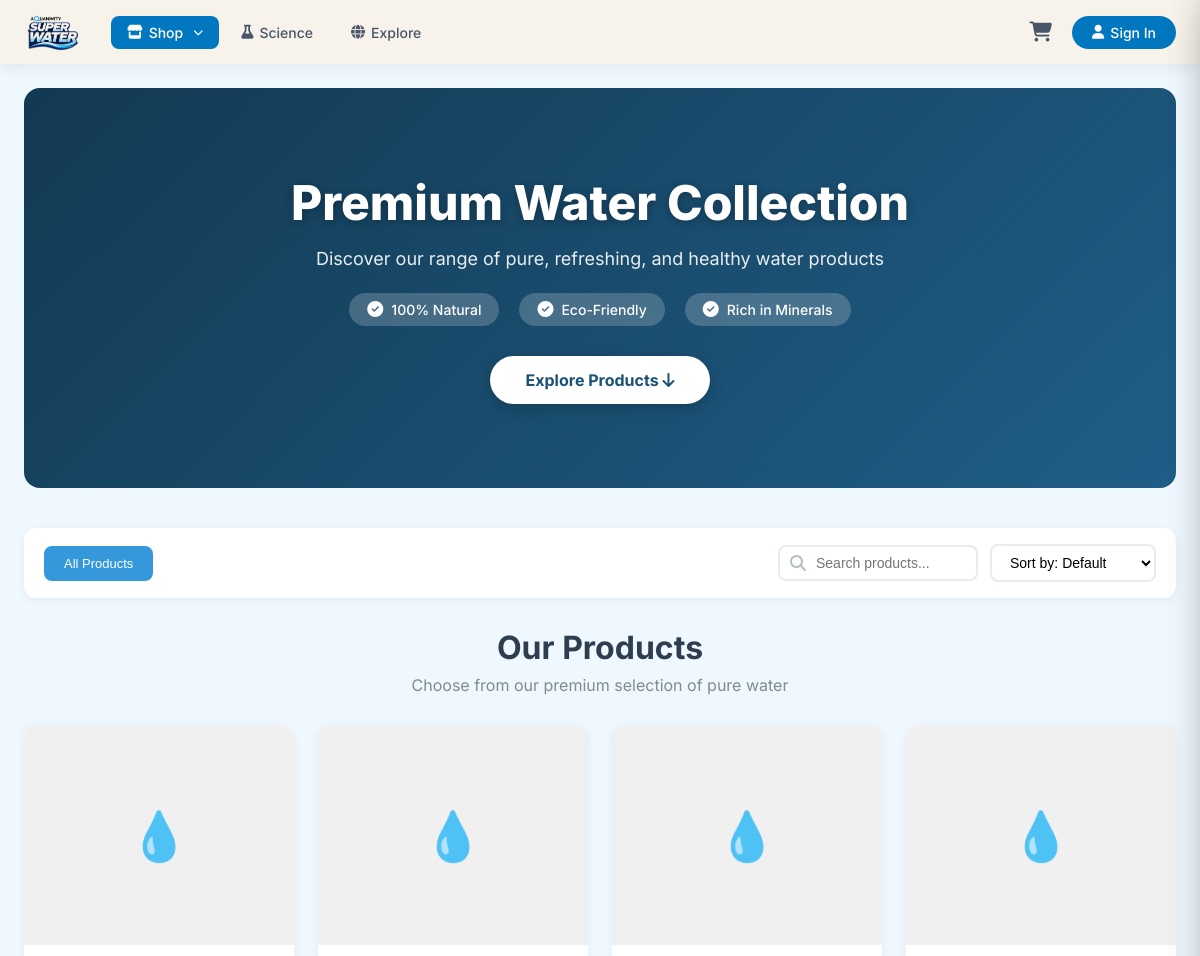
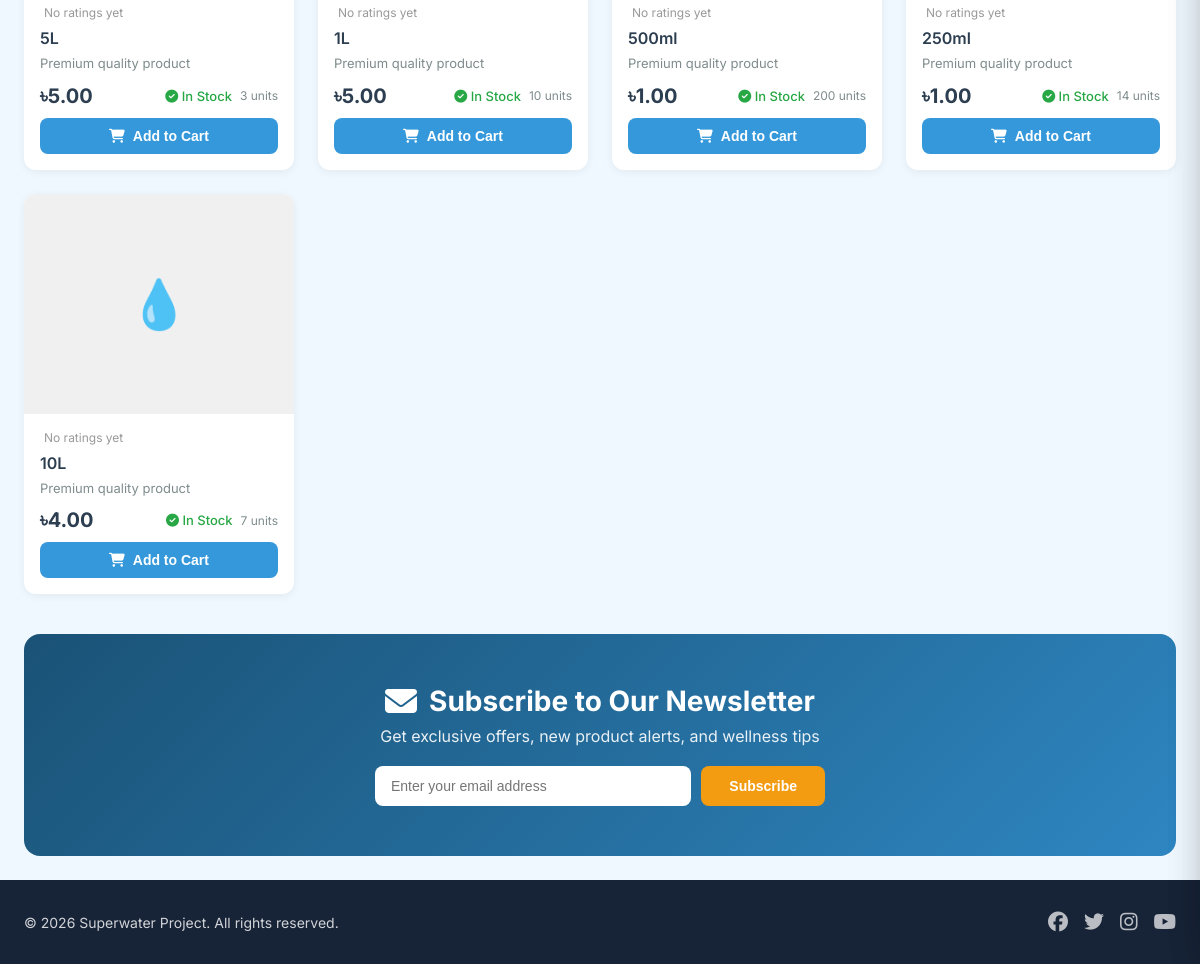
The app's page /shop/ with its own data (2 pictures, top to bottom).
### water_app/models.py (models this page shows, shortened)
class Product(models.Model):
    CATEGORY_CHOICES = [
        ('Filters', 'Filters'),
        ('Sensors', 'Sensors'),
        ('Purifiers', 'Purifiers'),
        ('Testing Kits', 'Testing Kits'),
        ('Softening Systems', 'Softening Systems'),
        ('Meters', 'Meters'),
        ('Pitchers', 'Pitchers'),
        ('Monitors', 'Monitors'),
    ]
    name = models.CharField(max_length=200)
    short_description = models.CharField(
        max_length=300,
        blank=True,
        null=True,
        help_text="Brief description shown in product cards and dropdown menus (max 300 chars)"
    )
    description = models.TextField(blank=True, null=True)
    price = models.DecimalField(max_digits=10, decimal_places=2, default=0)
    category = models.CharField(max_length=50, choices=CATEGORY_CHOICES, default='Filters')
    benefits = models.TextField(blank=True, null=True)
    rating = models.DecimalField(max_digits=3, decimal_places=2, default=0, blank=True, null=True)
    reviews = models.IntegerField(default=0, blank=True, null=True)
    stock_quantity = models.IntegerField(default=0)
    image = models.ImageField(upload_to='products/', blank=True, null=True)
    discount_price = models.DecimalField(max_digits=10, decimal_places=2, blank=True, null=True)
    discount_percentage = models.IntegerField(blank=True, null=True)
    special_offer = models.CharField(max_length=200, blank=True, null=True)
    is_on_sale = models.BooleanField(default=False)
    is_active = models.BooleanField(default=True)
    created_at = models.DateTimeField(auto_now_add=True)
    updated_at = models.DateTimeField(auto_now=True)

### water_app/views.py (the view)
# urls.py: path('shop/', views.shop, name='shop'),
def shop(request):
    products = Product.objects.filter(is_active=True)
    return render(request, 'shop.html', {
        'active_page': 'shop',
        'products': products
    })

### water_app/templates/shop.html (shortened to what this page needs)
{% extends 'base.html' %}
{% load static %}
{% block extra_css %}
<link rel="stylesheet" href="{% static 'css/shop.css' %}" />
{% endblock %}
{% block content %}
<section class="shop-hero">
    <div class="hero-overlay"></div>
    <div class="hero-content">
        <h1 class="hero-title">Premium Water Collection</h1>
        <p class="hero-subtitle">Discover our range of pure, refreshing, and healthy water products</p>
        <div class="hero-badges">
            <span class="badge"><i class="fas fa-check-circle"></i> 100% Natural</span>
            <span class="badge"><i class="fas fa-check-circle"></i> Eco-Friendly</span>
            <span class="badge"><i class="fas fa-check-circle"></i> Rich in Minerals</span>
        </div>
        <a href="#products" class="btn-hero">Explore Products <i class="fas fa-arrow-down"></i></a>
    </div>
</section>
<section class="shop-filters">
    <div class="filter-container">
        <div class="filter-left">
            <button class="filter-btn active" data-category="all">All Products</button>
        </div>
        <div class="filter-right">
            <div class="search-box">
                <i class="fas fa-search"></i>
                <input type="text" placeholder="Search products..." id="searchInput" />
            </div>
            <select class="sort-select" id="sortSelect">
                <option value="default">Sort by: Default</option>
            </select>
        </div>
    </div>
</section>
<section class="products-section" id="products">
    <div class="section-header">
        <h2 class="section-title">Our Products</h2>
        <p class="section-subtitle">Choose from our premium selection of pure water</p>
    </div>
    <div class="product-grid" id="productGrid">
        {% if products %}
            {% for product in products %}
            <div class="product-card"
                 data-category="{{ product.category|default:'Uncategorized' }}"
                 data-price="{% if product.is_on_sale %}{{ product.get_effective_price }}{% else %}{{ product.price }}{% endif %}"
                 data-original-price="{{ product.price }}"
                 data-discount="{% if product.is_on_sale %}{{ product.get_discount_amount }}{% else %}0{% endif %}"
                 data-stock="{{ product.stock_quantity|default:0 }}">
                <div class="product-image">
                    {% if product.image %}
                        <img src="{{ product.image.url }}" alt="{{ product.name }}" />
                    {% else %}
                        <div style="width:100%;height:100%;display:flex;align-items:center;justify-content:center;background:#f0f0f0;font-size:48px;color:#ccc;">
                            💧
                        </div>
                    {% endif %}
                </div>
                <div class="product-info">
                    <div class="product-rating">
                        {% with rating=product.rating|default:0|floatformat:"0"|add:"0" %}
                            {% if rating > 0 %}
                                {% for i in "12345"|make_list %}
                                    {% if forloop.counter <= rating %}
                                        <i class="fas fa-star"></i>
                                    {% elif forloop.counter <= rating|add:"1" and product.rating|floatformat:"1"|slice:"-1" >= "5" %}
                                        <i class="fas fa-star-half-alt"></i>
                                    {% else %}
                                        <i class="far fa-star"></i>
                                    {% endif %}
                                {% endfor %}
                                <span>({{ product.rating }})</span>
                                {% if product.reviews %}
                                <span class="reviews-count">{{ product.reviews }} reviews</span>
                                {% endif %}
                            {% else %}
                                <span style="color:#999;font-size:12px;">No ratings yet</span>
                            {% endif %}
                        {% endwith %}
                    </div>
                    <h3 class="product-name">{{ product.name }}</h3>
                    <p class="product-desc">{{ product.description|truncatechars:60|default:"Premium quality product" }}</p>
                    <div class="product-meta">
                        <div class="product-price-wrapper">
                            {% if product.is_on_sale %}
                                <span class="product-price discounted">
                                    ৳{{ product.get_effective_price|floatformat:2 }}
                                </span>
                                <span class="original-price">৳{{ product.price|floatformat:2 }}</span>
                                <span class="discount-badge">
                                    {% if product.discount_percentage %}
                                        Save {{ product.discount_percentage }}%
                                    {% else %}
                                        Save ৳{{ product.get_discount_amount|floatformat:2 }}
                                    {% endif %}
                                </span>
                            {% else %}
                                <span class="product-price">৳{{ product.price|floatformat:2 }}</span>
                            {% endif %}
                        </div>
                        <div class="product-stock-wrapper">
                            {% if product.stock_quantity and product.stock_quantity > 0 %}
                                <span class="product-stock in-stock">
                                    <i class="fas fa-check-circle"></i> In Stock
                                </span>
                                <span class="stock-quantity">{{ product.stock_quantity }} units</span>
                            {% else %}
                                <span class="product-stock out-of-stock">
                                    <i class="fas fa-times-circle"></i> Out of Stock
                                </span>
                            {% endif %}
                        </div>
                    </div>
                    {% if product.stock_quantity and product.stock_quantity > 0 and product.is_active %}
                    <button class="btn-add-cart"
                            data-product-id="{{ product.id }}"
                            data-product-name="{{ product.name }}"
                            data-product-price="{% if product.is_on_sale %}{{ product.get_effective_price }}{% else %}{{ product.price }}{% endif %}"
                            data-product-image="{% if product.image %}{{ product.image.url }}{% else %}/static/images/default-product.jpg{% endif %}"
                            data-stock="{{ product.stock_quantity }}"
                            data-special-offer="{{ product.special_offer|default:'' }}"
                            data-original-price="{{ product.price }}"
                            data-discount="{% if product.is_on_sale %}{{ product.get_discount_amount }}{% else %}0{% endif %}">
                        <i class="fas fa-shopping-cart"></i> Add to Cart
                    </button>
                    {% else %}
                    <button class="btn-add-cart disabled" disabled>
                        <i class="fas fa-times"></i> {% if product.stock_quantity == 0 %}Out of Stock{% else %}Unavailable{% endif %}
                    </button>
                    {% endif %}
                </div>
            </div>
            {% endfor %}
        {% else %}
            <div class="no-products">
                <i class="fas fa-box-open"></i>
                <h3>No Products Available</h3>
                <p>Please check back later for our premium water collection.</p>
            </div>
        {% endif %}
    </div>
</section>
<section class="newsletter-section">
    <div class="newsletter-container">
        <div class="newsletter-content">
            <h2><i class="fas fa-envelope"></i> Subscribe to Our Newsletter</h2>
            <p>Get exclusive offers, new product alerts, and wellness tips</p>
            <form class="newsletter-form" id="newsletterForm">
                <input type="email" placeholder="Enter your email address" required id="newsletterEmail" />
                <button type="submit">Subscribe</button>
            </form>
        </div>
    </div>
</section>
{% endblock %}

### water_app/templates/base.html (shortened to what this page needs)
{% load static %}
<!DOCTYPE html>
<html lang="bn">
<head>
    <link rel="stylesheet" href="https://cdnjs.cloudflare.com/ajax/libs/font-awesome/6.5.1/css/all.min.css" />
    <link rel="stylesheet" href="{% static 'css/base.css' %}" />
    {% block extra_css %}{% endblock %}
</head>
<body>
    <header class="app-header">
        <div class="header-left">
            <a href="{% url 'home' %}" class="logo-link">
                <img src="{% static 'images/logo1.png' %}" alt="Superwater Logo" class="logo-img" />
            </a>
            <nav class="nav-links" id="desktopNav">
                <div class="nav-dropdown">
                    <a href="{% url 'shop' %}" class="nav-btn {% if active_page == 'shop' %}active{% endif %}" id="shopNavBtn">
                        <i class="fas fa-store"></i> Shop <i class="fas fa-chevron-down dropdown-arrow"></i>
                    </a>
                </div>
                <a href="{% url 'science' %}" class="nav-btn {% if active_page == 'science' %}active{% endif %}">
                    <i class="fas fa-flask"></i> Science
                </a>
                <a href="{% url 'explore' %}" class="nav-btn {% if active_page == 'explore' %}active{% endif %}">
                    <i class="fas fa-globe"></i> Explore
                </a>
            </nav>
        </div>
        <div class="header-right">
            <button type="button" class="header-cart-icon {% if active_page == 'cart' %}active{% endif %}" id="openGlobalCartBtn" aria-label="View cart">
                <i class="fas fa-shopping-cart"></i>
            </button>
            <a href="{% url 'register' %}" class="btn-signin">
                <i class="fas fa-user"></i> <span>Sign In</span>
            </a>
        </div>
    </header>
    <main class="app-main">
        {% block content %}
        {% endblock %}
    </main>
    <footer class="app-footer">
        <div class="footer-content">
            <p>&copy; 2026 Superwater Project. All rights reserved.</p>
            <div class="footer-links">
                <a href="#"><i class="fab fa-facebook"></i></a>
                <a href="#"><i class="fab fa-twitter"></i></a>
                <a href="#"><i class="fab fa-instagram"></i></a>
                <a href="#"><i class="fab fa-youtube"></i></a>
            </div>
        </div>
    </footer>
</body>
</html>

### water_app/static/css/base.css (style rules this page uses)
* { margin: 0; padding: 0; box-sizing: border-box; }
body { font-family: 'Inter', sans-serif; background: #f0f8ff; min-height: 100vh; display: flex; flex-direction: column; }
.app-header { background: #f7f3eb ; box-shadow: 0 2px 15px rgba(0, 0, 0, 0.08); padding: 12px 24px; position: sticky; top: 0; z-index: 1000; display: flex; justify-content: space-between; align-items: center; flex-wrap: wrap; }
.header-left { display: flex; align-items: center; gap: 30px; flex: 1; }
.logo-link { display: flex; align-items: center; text-decoration: none; flex-shrink: 0; gap: 10px; }
.logo-img { height: 40px; width: auto; object-fit: contain; }
.nav-links { display: flex; align-items: center; gap: 6px; }
.nav-btn { padding: 8px 16px; border-radius: 8px; text-decoration: none; color: #4a5568; font-weight: 500; font-size: 14px; transition: all 0.3s ease; display: flex; align-items: center; gap: 6px; white-space: nowrap; }
.nav-btn.active { background: #0077be; color: white; }
.header-right { display: flex; align-items: center; gap: 12px; flex-shrink: 0; }
.nav-dropdown { position: relative; }
.nav-dropdown .dropdown-arrow { font-size: 10px; margin-left: 4px; transition: transform 0.3s ease; }
.header-cart-icon { background: none; border: none; font-size: 20px; color: #4a5568; padding: 8px; border-radius: 50%; cursor: pointer; transition: all 0.3s ease; position: relative; }
.btn-signin { padding: 8px 20px; background: #0077be; color: white; border-radius: 50px; text-decoration: none; font-weight: 500; font-size: 14px; transition: all 0.3s ease; display: flex; align-items: center; gap: 6px; white-space: nowrap; }
.app-footer { background: #172337; color: white; padding: 30px 24px; margin-top: auto; }
.footer-content { max-width: 1200px; margin: 0 auto; display: flex; justify-content: space-between; align-items: center; flex-wrap: wrap; gap: 16px; }
.footer-content p { margin: 0; font-size: 14px; opacity: 0.8; }
.footer-links { display: flex; gap: 16px; }
.footer-links a { color: white; opacity: 0.7; font-size: 20px; transition: all 0.3s ease; }
.app-main { flex: 1; max-width: 2000px; margin: 0 auto; padding: 24px; width: 100%; }

### water_app/templates/shop.html (style rules this page uses)
.product-price-wrapper { display: flex; align-items: center; flex-wrap: wrap; gap: 4px; }

### records on screen
Product: name "5L", description "Premium quality product", price "5.00", stock_quantity "3"
Product: name "1L", description "Premium quality product", price "5.00", stock_quantity "10"
Product: name "500ml", description "Premium quality product", price "1.00", stock_quantity "200"
Product: name "250ml", description "Premium quality product", price "1.00", stock_quantity "14"
Product: name "10L", description "Premium quality product", price "4.00", stock_quantity "7"
